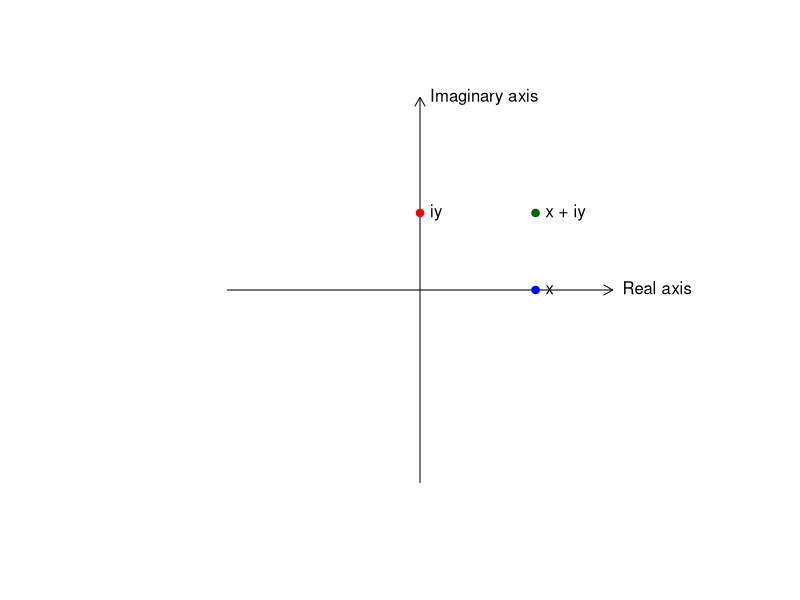
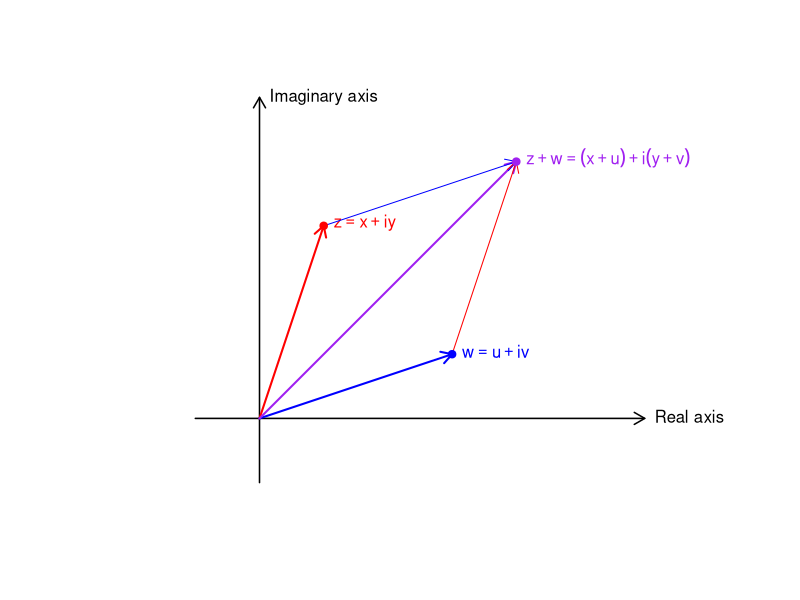
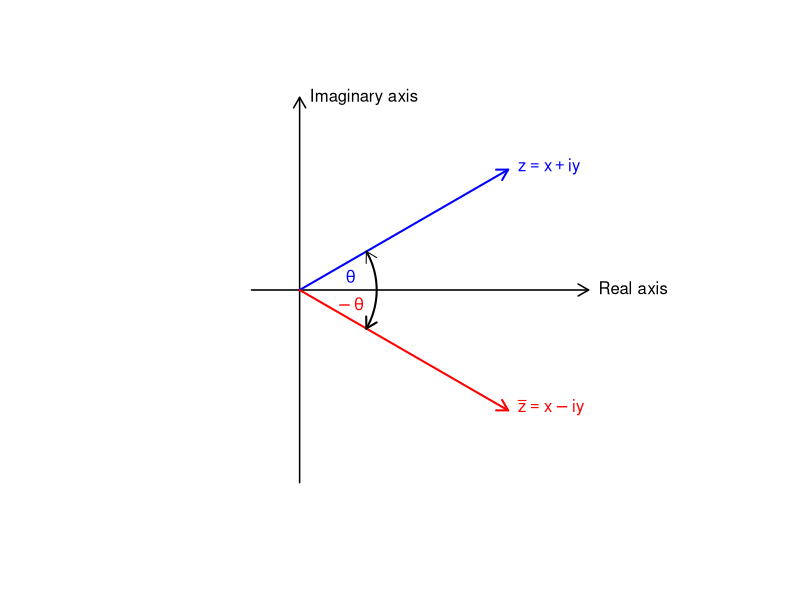
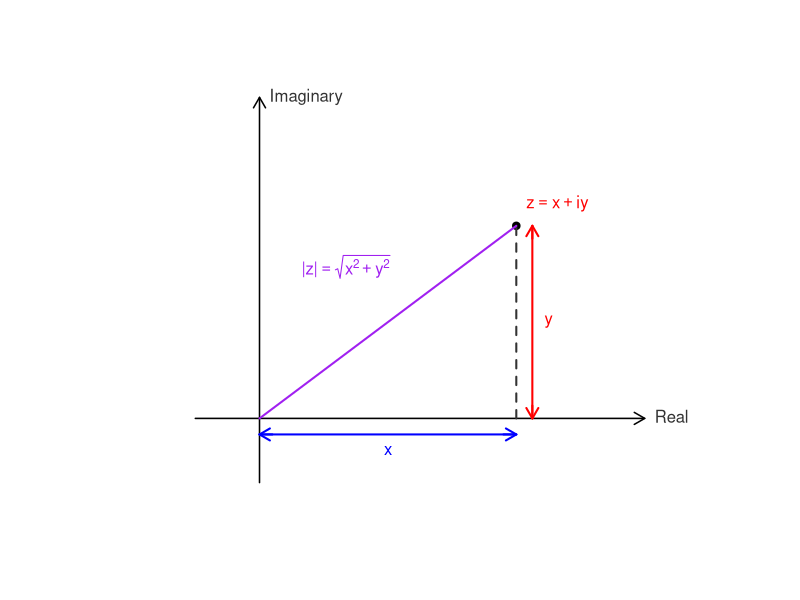

These figures' R source, in order:
## ---- chunk 1
# Values for symbolic placement
x <- 3
y <- 2

# Create empty plot with no axes or box
plot(0, 0, type = "n",
     xlim = c(-5, 5), ylim = c(-5, 5),
     xlab = "", ylab = "",
     axes = FALSE, asp = 1)

# Draw arrowed axes
arrows(-5, 0, 5, 0, length = 0.1)   # Real axis
arrows(0, -5, 0, 5, length = 0.1)   # Imaginary axis

# Axis labels
text(5, 0, "Real axis", pos = 4)
text(0, 5, "Imaginary axis", pos = 4)

# Points
points(x, 0, pch = 19, col = "blue")        # x
points(0, y, pch = 19, col = "red")         # iy
points(x, y, pch = 19, col = "darkgreen")   # x + iy

# Labels
text(x, 0, "x", pos = 4)
text(0, y, "iy", pos = 4)
text(x, y, "x + iy", pos = 4)

## ---- chunk 2
# Keep variables symbolic
x <- 1; y <- 3
u <- 3; v <- 1

# Empty plot (no box, no ticks)
plot(0, 0, type = "n",
     xlim = c(-1, 6), ylim = c(-1, 5),
     xlab = "", ylab = "", axes = FALSE, asp = 1)

# Arrowed axes
arrows(-1, 0, 6, 0, length = 0.12, lwd = 1.5, col = "black")
arrows(0, -1, 0, 5, length = 0.12, lwd = 1.5, col = "black")

# Axis labels
text(6, 0, "Real axis", pos = 4)
text(0, 5, "Imaginary axis", pos = 4)

# Colors for vectors
col_z1 <- "red"
col_z2 <- "blue"
col_sum <- "purple"

# Draw main vectors
arrows(0, 0, x, y, length = 0.12, lwd = 2, col = col_z1)   # z1
arrows(0, 0, u, v, length = 0.12, lwd = 2, col = col_z2)   # z2
arrows(0, 0, x + u, y + v, length = 0.12, lwd = 2, col = col_sum)  # z1 + z2

# Labels
text(x, y, expression(z == x + i*y), pos = 4, col = col_z1)
text(u, v, expression(w == u + i*v), pos = 4, col = col_z2)
text(x + u, y + v, expression(z + w == (x + u) + i*(y + v)), pos = 4, col = col_sum)

# Parallelogram dotted lines
arrows(x, y, x + u, y + v,length = 0.12, lwd = 1, col = "blue")
arrows(u, v, x + u, y + v, length = 0.12,lwd = 1, col = "red")

# Points
points(x, y, pch = 19, col = col_z1)
points(u, v, pch = 19, col = col_z2)
points(x + u, y + v, pch = 19, col = col_sum)
## ---- chunk 3
# Empty plot (no box, no ticks)
plot(0, 0, type = "n",
     xlim = c(-1, 6), ylim = c(-4, 4),
     xlab = "", ylab = "", axes = FALSE, asp = 1)

# Arrowed axes
arrows(-1, 0, 6, 0, length = 0.12, lwd = 1.5)
arrows(0, -4, 0, 4, length = 0.12, lwd = 1.5)

# Axis labels
text(6, 0, "Real axis", pos = 4)
text(0, 4, "Imaginary axis", pos = 4)

# Ray length
L <- 5

# Angles (symbolic)
theta <- pi/6   # 30 degrees for drawing

# Upper ray (+θ)
arrows(0, 0, L*cos(theta), L*sin(theta), length = 0.12, lwd = 2, col = "blue")

# Lower ray (-θ)
arrows(0, 0, L*cos(-theta), L*sin(-theta), length = 0.12, lwd = 2, col = "red")

# ---- Curved angle arcs ----

# Arc for +θ
t <- seq(0, theta, length.out = 100)
#lines(0.8*cos(t), 0.8*sin(t), lwd = 2)
text(1.1*cos(theta/2), 1.1*sin(theta/2), expression(theta),col="blue")

# Arc for -θ
t2 <- seq(0, -theta, length.out = 100)
#lines(0.8*cos(t2), 0.8*sin(t2), lwd = 2)
text(1.1*cos(-theta/2), 1.1*sin(-theta/2), expression(-theta),col="red")

# Arc for total angle 2θ
t3 <- seq(-theta, theta, length.out = 200)
# Arc for total angle 2θ
t3 <- seq(-theta, theta, length.out = 200)
x_arc <- 1.6*cos(t3)
y_arc <- 1.6*sin(t3)

# Draw the arc
lines(x_arc, y_arc, lwd = 2)

# ---- Double arrowheads (pointing inward) ----

# Left arrowhead (points toward the arc)
arrows(x_arc[5], y_arc[5], x_arc[1], y_arc[1],
       length = 0.12, lwd = 2)

# Right arrowhead (points toward the arc)
arrows(x_arc[length(x_arc)-5], y_arc[length(y_arc)-5],
       x_arc[length(x_arc)], y_arc[length(y_arc)],
       length = 0.12, lwd = 1)



text(L*cos(-theta), L*sin(-theta),
     expression(bar(z) == x - i*y),
     pos = 4, col = "red")
text(L*cos(theta), L*sin(theta),
     expression(z == x + i*y),
     pos = 4, col = "blue")
## ---- chunk 4
# Coordinates for the complex number
x <- 4
y <- 3

# Empty plot (no box, no ticks)
plot(0, 0, type = "n",
     xlim = c(-1, x + 2), ylim = c(-1, y + 2),
     xlab = "", ylab = "", axes = FALSE, asp = 1)

# Arrowed axes
arrows(-1, 0, x + 2, 0, length = 0.12, lwd = 1.5, col = "gray0")
arrows(0, -1, 0, y + 2, length = 0.12, lwd = 1.5, col = "gray0")

# Axis labels
text(x + 2, 0, "Real", pos = 4, col = "gray20")
text(0, y + 2, "Imaginary", pos = 4, col = "gray20")

points(x, y, pch = 19, col = "gray0")

# Labels for points

text(x, y+0.3, expression(z == x + i*y), pos = 4, col = "red")

# Triangle sides
segments(0, -0.25, x, -0.25, lwd = 2, col = "blue") 
arrows(0.2, -0.25, 0, -0.25, length = 0.12, col = "blue", lwd = 2)
arrows(x - 0.2, -0.25, x, -0.25, length = 0.12, col = "blue", lwd = 2)
segments(x + 0.25, 0, x + 0.25, y, lwd = 2, col = "red")
arrows(x + 0.25, 0.2, x + 0.25, 0, length = 0.12, col = "red", lwd = 2)
arrows(x + 0.25, y - 0.2, x + 0.25, y, length = 0.12, col = "red", lwd = 2)

lines(c(x, x), c(0, y), lwd = 2, col = "gray20", lty = 2)
segments(0, 0, x, y, lwd = 2, col = "purple")    # hypotenuse

# Side labels
text(x/2, -0.5, "x", col = "blue")               # horizontal
text(x + 0.5, y/2, "y", col = "red")             # vertical

# Hypotenuse label (correct sqrt rendering)
text(x/2-1.5, y/2+0.8,
     expression("|" * z * "|" == sqrt(x^2 + y^2)),
     pos = 4, col = "purple")

## ---- chunk 5
# Global setup to ensure TikZ chunks load required math packages
knitr::opts_chunk$set(
  tikz.preamble = c(
    "\\usepackage{amsmath}",
    "\\usepackage{amssymb}",
    "\\usepackage{xcolor}",
    "\\usetikzlibrary{positioning, calc}"
  )
)
## ---- chunk 6
library(knitr)

# Define global TikZ engine options as a properly structured list
knitr::opts_chunk$set(
  engine.opts = list(
    extra.preamble = c(
      "\\usepackage{amsmath}",
      "\\usepackage{amssymb}",
      "\\usepackage{xcolor}",
      "\\usetikzlibrary{positioning, calc}"
    )
  )
)
## ---- chunk 7
library(knitr)

img1 <- "fig/map-identity-1.png"
img2 <- "fig/map-halfplane-1.png"
img3 <- "fig/map-tworays-1.png"
img4 <- "fig/map-strip-1.png"
img5 <- "fig/map-cardioid-1.png"

df <- data.frame(
  Function = c(
    "$z$",
    "$z(1-z)^{-1}$",
    "$z(1-z^2)^{-1}$",
    "$\\frac{1}{4}\\log\\frac{1+z}{1-z}$",
    "$z - \\frac{1}{2}z^2 = \\frac{1}{4}\\big(1-(1-z)^2\\big)$"
  ),
  Image = c(
    "$\\mathbb{D}$ itself",
    "Half-plane $\\operatorname{Re} w > -\\frac{1}{2}$",
    "Plane minus two rays $[\\frac{1}{2},\\infty)$ and $(-\\infty,-\\frac{1}{2}]$",
    "Horizontal strip $\\lvert\\operatorname{Im} w\\rvert < \\pi/4$", # Fixed here
    "Interior of a cardioid"
  ),
  Diagram = c(
  paste0("![](", img1, "){width=220px}"),
  paste0("![](", img2, "){width=220px}"),
  paste0("![](", img3, "){width=220px}"),
  paste0("![](", img4, "){width=220px}"),
  paste0("![](", img5, "){width=220px}")
)
)

kable(df, format = "html", escape = FALSE,
      col.names = c("$f(z)$", "Image Domain", "Diagram"),
      align = c("l", "l", "c"))
## ---- chunk 8
# Global setup to ensure TikZ chunks load required math packages
knitr::opts_chunk$set(
  tikz.preamble = c(
    "\\usepackage{amsmath}",
    "\\usepackage{amssymb}",
    "\\usepackage{xcolor}",
    "\\usetikzlibrary{positioning, calc}"
  )
)
